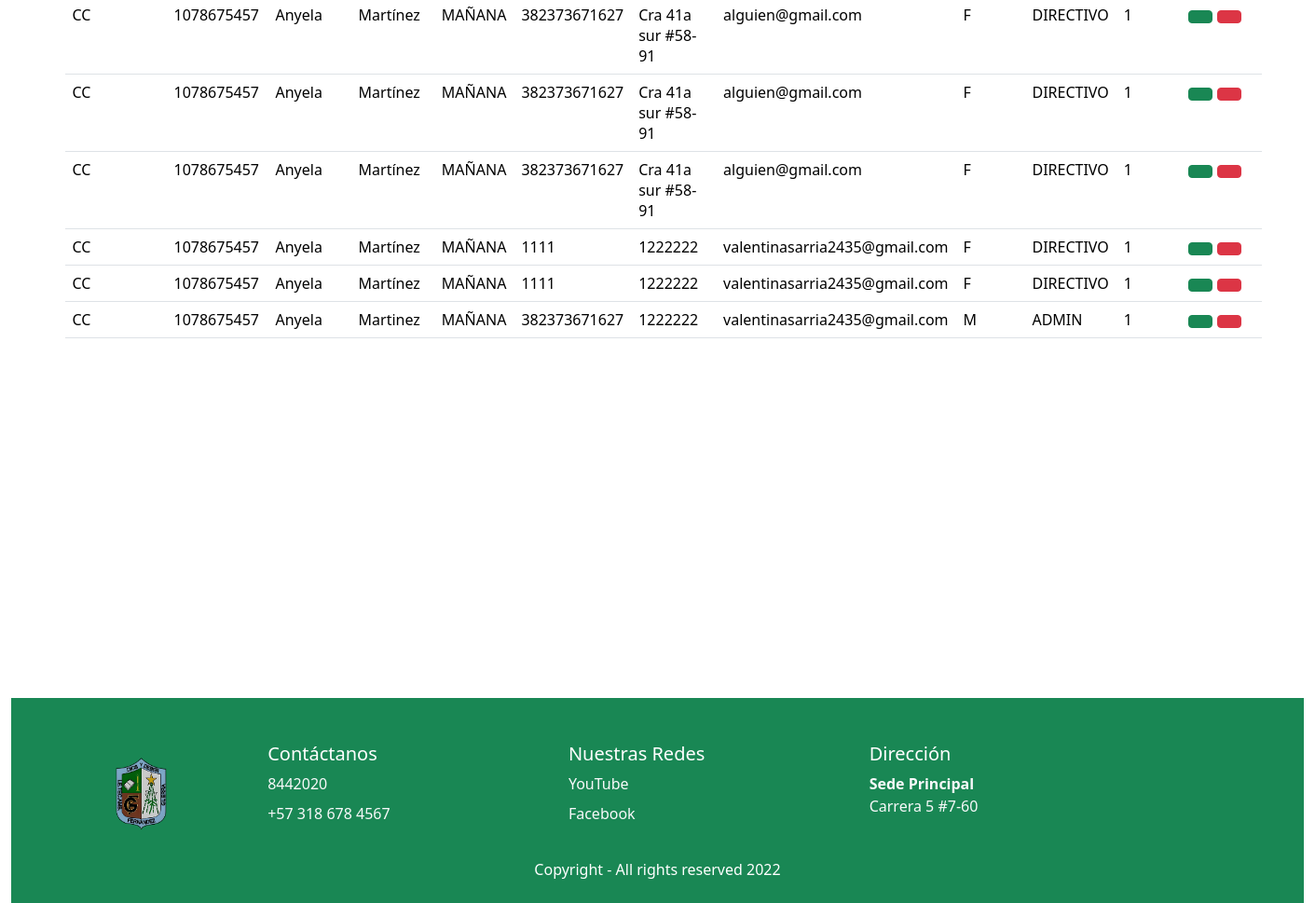
/usuarios/ (lower part), run on an earlier commit of the app's database.
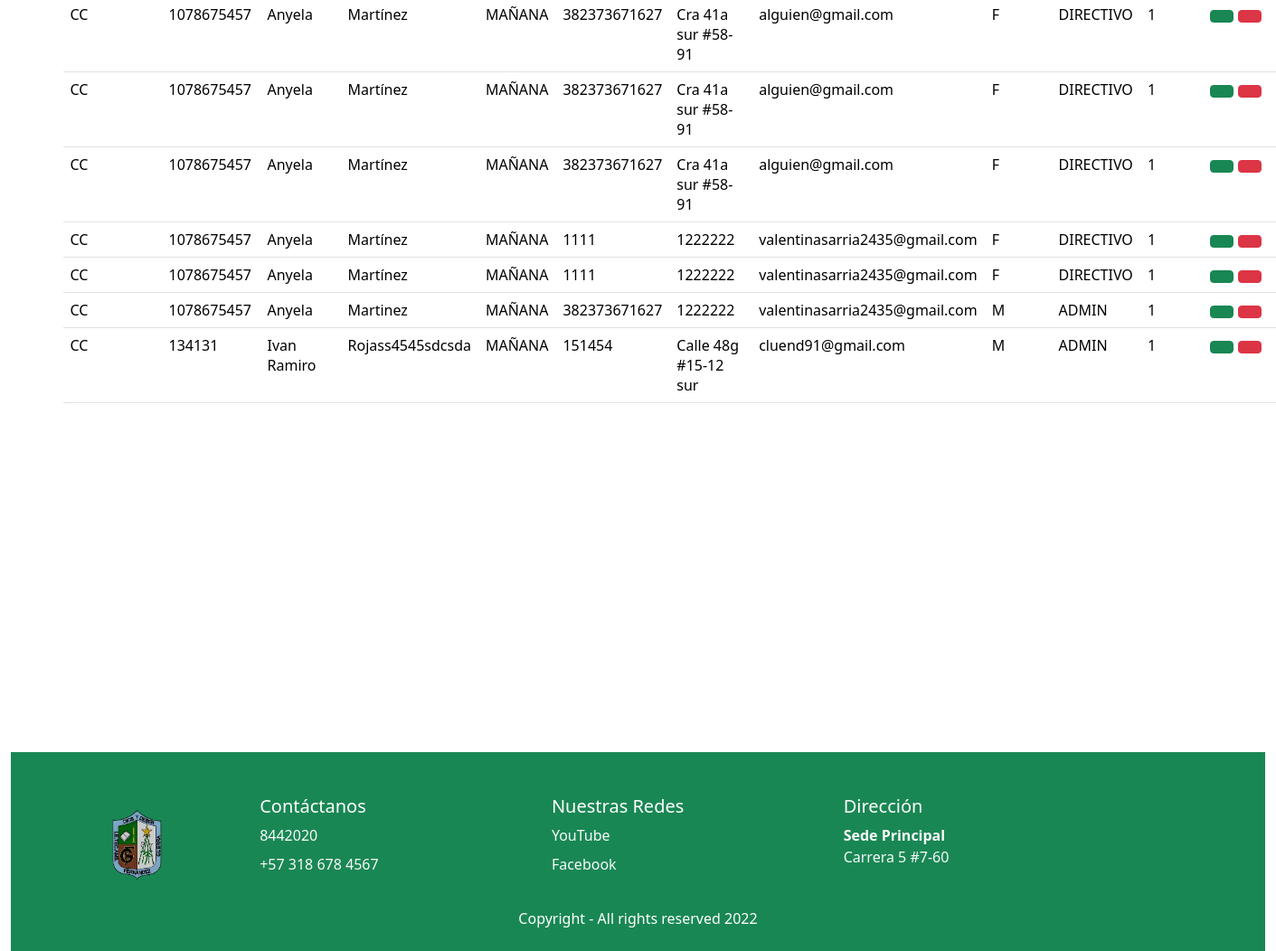
And on a later commit of the database.
### usuarios/models.py (models this page shows)
class Usuario(models.Model):
    class TipoDoc(models.TextChoices):
        CC='CC', _('Cédula de Ciudadanía')
        CE='CE', _('Cédula de Extranjería')
        PP='PP', _('Pasaporte')
    TipoDoc=models.CharField(max_length=3, choices=TipoDoc.choices , default=TipoDoc.CC, verbose_name="Tipo de Documento")
    numDoc=models.CharField(max_length=60, verbose_name="Número de Documento")
    nombres=models.CharField(max_length=60, verbose_name="Nombres")
    apellidos=models.CharField(max_length=60, verbose_name="Apellidos")
    class Jornada(models.TextChoices):
        JM='MAÑANA', _('Jornada Mañana')
        JT='TARDE', _('Jornada Tarde')
    Jornada=models.CharField(max_length=10,choices=Jornada.choices , default=Jornada.JM, verbose_name="Jornada")
    telefono=models.CharField(max_length=20, verbose_name="Teléfono")
    direccion=models.CharField(max_length=40, verbose_name="Dirección")
    correo=models.CharField(max_length=40, verbose_name="Correo Electrónico")
    class Genero(models.TextChoices):
        M='M', _('Masculino')
        F='F', _('Femenino')
        I='I', _('Indefinido')
    Genero=models.CharField(max_length=3,choices=Genero.choices, default=Genero.M, verbose_name="Género")
    class Rol(models.TextChoices):
        ADMIN='ADMIN', _('Administrador')
        DIRECTIVO='DIRECTIVO', _('Directivo')
        SECRETARIA='SECRETARIA', _('Secretaria')
    Rol=models.CharField(max_length=10,choices=Rol.choices, default=Rol.ADMIN, verbose_name="Rol")
    class Estado(models.TextChoices):
        ACTIVO='1', _('Activo')
        INACTIVO='0', _('Inactivo')
    Estado=models.CharField(max_length=1,choices=Estado.choices, default=Estado.ACTIVO, verbose_name="Estado")

### usuarios/views.py (the view)
# urls.py: path('usuarios/', include('usuarios.urls')),
def usuarios(request):
    titulo="Usuarios"
    usuarios= Usuario.objects.all()
    context={
        'titulo':titulo,
        'usuarios':usuarios
}
    return render(request,'usuarios/usuarios.html',context)

### base/Templates/usuarios/usuarios.html (shortened to what this page needs)
{% extends 'partials/body.html' %}
{% block contenido %}
<table class="table">
  <tbody>
    {% for usuario in usuarios %}
    <tr>
      {% if usuario.Estado != '3' %}
      <td>{{usuario.TipoDoc}}</td>
      <td>{{usuario.numDoc}}</td>
      <td>{{usuario.nombres}}</td>
      <td>{{usuario.apellidos}}</td>
      <td>{{usuario.Jornada}}</td>
      <td>{{usuario.telefono}}</td>
      <td>{{usuario.direccion}}</td>
      <td>{{usuario.correo}}</td>
      <td>{{usuario.Genero}}</td>
      <td>{{usuario.Rol}}</td>
      <td>{{usuario.Estado}}</td>
      <td><a class="btn btn-success" href="{% url 'usuarios-editar' usuario.id
          %}"></a>
        <a class="btn btn-danger" href="{% url 'usuarios-eliminar' usuario.id
          %}"></a>
      </td>
      {% endif %}
    </tr>
    {% endfor %}
  </tbody>
</table>
{% endblock contenido %}

What changed in the data, as far as the page shows it:
added Usuario: TipoDoc "CC", numDoc "134131", nombres "Ivan Ramiro", apellidos "Rojass4545sdcsda", Jornada "MAÑANA", telefono "151454", direccion "Calle 48g #15-12 sur", correo "cluend91@gmail.com", Genero "M", Rol "ADMIN", Estado "1"
